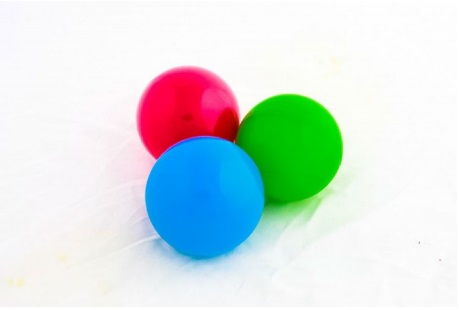
#> input picture JanethRocha/color_balls_small.jpg, 459 x 310 px
$ python 2gray_image.py
#> lines starting #> are read from the running program, lines starting #| are printed output that depends on the picture
import cv2

img = cv2.imread('color_balls_small.jpg')
#> img is the input picture: shape (310, 459, 3); mean B, G, R 222.8, 225.2, 210.9
grayImg = cv2.cvtColor(img, cv2.COLOR_BGR2GRAY)
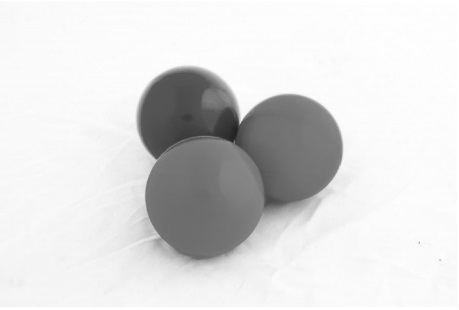
#> grayImg: shape (310, 459); min 33, max 255, mean 220.6

cv2.imshow('img', img)
cv2.imshow('gray', grayImg)

cv2.waitKey(0)
